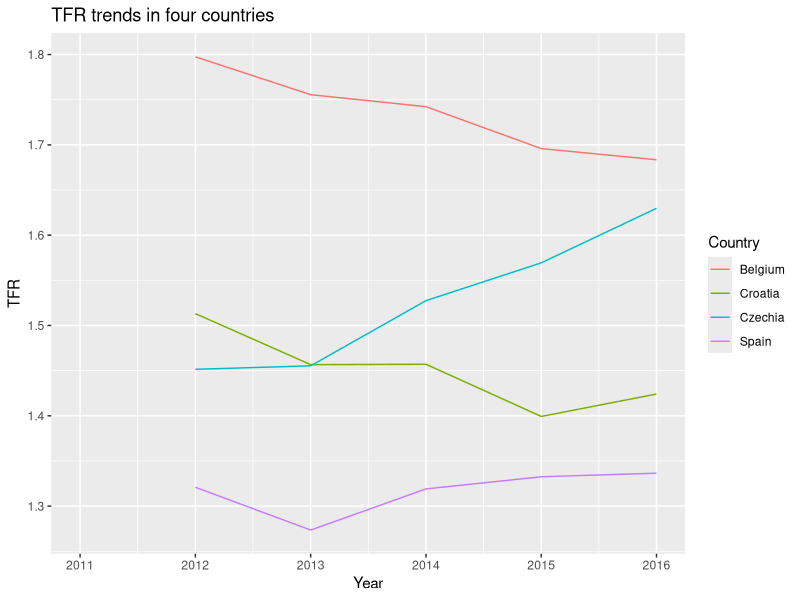
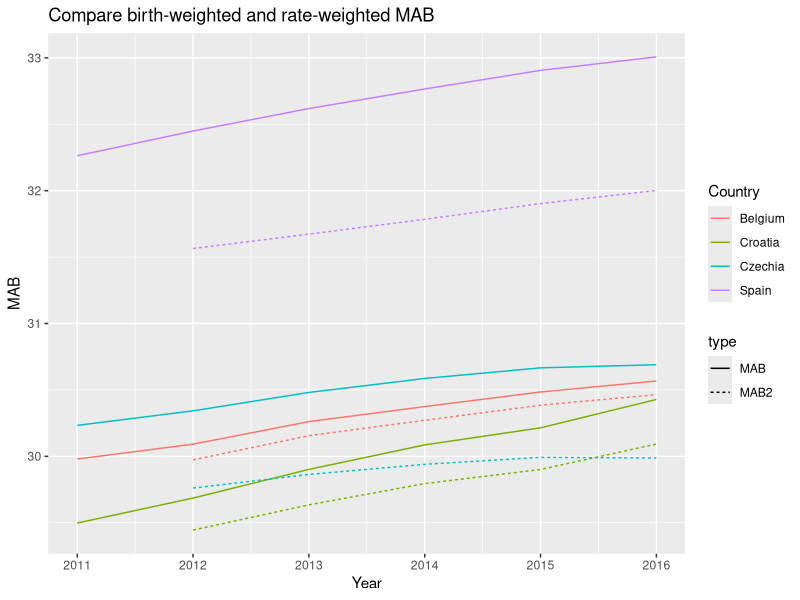

These figures' R source, in order:
## ---- chunk 1
knitr::opts_chunk$set(echo = TRUE)
## ---- chunk 2
# packages we'll need
# install.packages("here")
library(tidyverse)
library(readxl)
library(here)
Wide <- read_excel(path = here("Data", "demo_fasec.xlsx"),
           range = "A10:H158")
glimpse(Wide)
## ---- chunk 3
Long <-
   pivot_longer(data = Wide,
                cols = 3:8,
                names_to = "TIME",
                values_to = "Births")
Long
## ---- chunk 4
# select using column name range
 pivot_longer(data = Wide,
                cols = `2011`:`2016`,
                names_to = "TIME",
                values_to = "Births")

 pivot_longer(data = Wide,
                cols = where(is.double),
                names_to = "TIME",
                values_to = "Births")
## ---- chunk 5
Long <- 
  select(.data = Long,
       Country = `GEO/TIME`,
       Age = AGE,
       Year = TIME,
       Births)
glimpse(Long)
## ---- chunk 6
Long <-
# step 1, read it in
  read_excel(
    path = here("Data", "demo_fasec.xlsx"),
    range = "A10:H158") %>% 
  
# step 2, stack the years
  pivot_longer(
    cols = `2011`:`2016`,
    names_to = "Year",
    values_to = "Births"
  ) %>% 
  
# step 3 select and rename columns the way we want
  select(
    Country = `GEO/TIME`,
    Year,
    Age = AGE,
    Births)
## ---- chunk 7
Long %>% 
  pull(Age) %>% 
  unique()
## ---- chunk 8
library(readr)
# example so you understand logical selection
  # Long %>% 
  # mutate(my_selector = Country == "Czechia" & Year == "2011") %>% 
  # filter(my_selector) %>% 
  # mutate(TOT = Births[Age == "Total"])

# but this way is better!
 Long %>% 
   
   # select subset for this example to demonstrate the logic of it
  filter(Country == "Czechia",
         Year == "2011") %>% 
   
   # move Total births up to a column
  mutate(TOT = Births[Age == "Total"]) %>% 
   
   # now we can throw out Total and Unknown ages
  filter(!Age %in% c("Total","Unknown")) %>% 
   
   # redistribute births with known age of mother
   # so that they add up to the total!
  mutate(Fraction = Births / sum(Births),
         Births = TOT * Fraction,
         
         # pick out the integer part of age from the character strings
         Age = parse_number(Age)) %>% 
   
   # remove temporary / instrumental columns
  select(-TOT, -Fraction) 
## ---- chunk 9
a <- rnorm(10)
a[a >= 0]
my_selector <- a >= 0
a[!my_selector]
## ---- chunk 10
Births <-
# step 1, read it in
  read_excel(
    path = here("Data", "demo_fasec.xlsx"),
    range = "A10:H158") %>% 
  
# step 2, stack the years
  pivot_longer(
    cols = `2011`:`2016`,
    names_to = "Year",
    values_to = "Births"
  ) %>% 
  
# step 3 select and rename columns the way we want
  select(
    Country = `GEO/TIME`,
    Year,
    Age = AGE,
    Births) %>% 
   
  # step 4 declare groups on each unique combination of Country and Year
  # that is present in these data. This creates independent groups!
  group_by(Country, Year) %>% 

   # 5 move Total births up to a column
  mutate(TOT = Births[Age == "Total"]) %>% 
   
   # 6 now we can throw out Total and Unknown ages
  filter(!Age %in% c("Total","Unknown")) %>% 
   
   # 7 redistribute births with known age of mother
   # so that they add up to the total!
  mutate(Fraction = Births / sum(Births),
         Births = TOT * Fraction,
         
         # pick out the integer part of age from the character strings
         Age = parse_number(Age)) %>% 
   
   # 8 remove temporary / instrumental columns
  select(-TOT, -Fraction) %>% 
  
  # 9 remove the groups!
  ungroup()
## ---- chunk 11
# The data are clean, let's calculate something!
MAB <-
  
  # the incoming data object, Births
  Births %>% 
  
  # apply groups
  group_by(Country, Year) %>% 
  
  # define the summary measure
  summarize(MAB = sum(Age * Births) / sum(Births) + .5,
            # remove unneeded groups
            .groups = "drop")
## ---- chunk 12
Pop <-
  
  # First read in a cell range from the spreadsheet
  read_excel(path = here("Data", "demo_pjan.xlsx"),
           range = "A10:CZ510",
           # this time it's necessary to declare the NA code
           na = ":") %>% 
  
  pivot_longer(cols = `Less than 1 year`:`Unknown`,
              names_to = "Age",
              values_to = "Population") %>% 
  
  filter(!is.na(Population))
## ---- chunk 13
Pop %>% 
  pull(Age) %>% 
  unique()
## ---- chunk 14
Pop <-
  
  # incoming population data
  Pop %>% 
  
  # recode age, accounting for all cases, assinging NA to Unknown
  mutate(Age = case_when(
    Age == "Less than 1 year" ~ 0,
    Age == "Open-ended age class" ~ 100,
    Age == "Unknown" ~ NA_real_,
    TRUE ~ parse_number(Age)
  )) %>% 
  
  # select the columns we want to keep and rename as needed
  select(Country = `GEO/AGE`,
         Year = TIME,
         Age,
         Population)
## ---- chunk 15
x <- 0:20
abc <- letters[1:21]
x %% 2
x %% 2 == 0
case_when(x %% 3 == 0 ~ "Maybe tomorrow will be better",
          x %% 2 == 0 ~ "Today is a good day",
          TRUE ~ "Tomorrow for sure excellent")
## ---- chunk 16
Pop <-
  Pop %>% 
  
  group_by(Country, Year) %>% 
  
  mutate(UNK = Population[is.na(Age)],
         # fills created NAs with 0s, because missing Unknowns
         # just means that there were none
         UNK = ifelse(is.na(UNK), 0, UNK)) %>% 
  
  # throw out the NA ages (unknowns)
  filter(!is.na(Age)) %>% 
  
  # redistribution as a 1-liner,
  # Population / sum(Population) is what we called Fraction before
  mutate(Population = Population + Population / sum(Population) * UNK,
         Year = as.integer(Year)) %>% 
  
  # remove groups no longer needed
  ungroup() %>% 
  
  # remove unneeded column
  select(-UNK)
## ---- chunk 17
Pop <-
# incoming population data
  Pop %>% 
  
  # move Year back by one so that it becomes
  # Dec 31
  mutate(Year = Year - 1) %>% 
  
  # rename to P2 so we don't get confused
  rename(P2 = Population) %>% 
  
  # join back to P1, STRICTLY, only overlapping cases
  inner_join(Pop, by = c("Country", "Year","Age")) %>% 
  
  # call the 'new' Population one P1
  rename(P1 = Population) %>% 
  
  # Calculate Exposure approximation
  mutate(Exposure = (P1 + P2) / 2)
## ---- chunk 18
Pop <-
  read_excel(path = here("Data", "demo_pjan.xlsx"),
           range = "A10:CZ510",
           na = ":") %>% 
  pivot_longer(cols = `Less than 1 year`:`Unknown`,
              names_to = "Age",
              values_to = "Population") %>% 
  filter(!is.na(Population)) %>% 
  mutate(
    Age = case_when(
    Age == "Less than 1 year" ~ 0,
    Age == "Open-ended age class" ~ 100,
    Age == "Unknown" ~ NA_real_,
    TRUE ~ parse_number(Age)
  )) %>% 
  select(
    Country = `GEO/AGE`,
    Year = TIME,
    Age,
    Population) %>% 
  group_by(Country, Year) %>% 
  mutate(UNK = Population[is.na(Age)],
         UNK = ifelse(is.na(UNK), 0, UNK)) %>% 
  filter(!is.na(Age)) %>% 
  mutate(Population = Population + Population / sum(Population) * UNK,
         Year = as.integer(Year)) %>% 
  ungroup() %>% 
  select(-UNK)

Pop <-
  Pop %>% 
  mutate(Year = Year - 1) %>% 
  rename(P2 = Population) %>% 
  inner_join(Pop, by = c("Country", "Year","Age")) %>% 
  rename(P1 = Population) %>% 
  mutate(Exposure = (P1 + P2) / 2)
## ---- chunk 19
ASFR <-
  Births %>% 
  mutate(Year = as.integer(Year)) %>% 
  inner_join(Pop, by = c("Country","Year","Age")) %>% 
  mutate(ASFR = Births / Exposure) %>% 
  arrange(Country, Year, Age)
## ---- chunk 20
MAB <-
  MAB %>% 
  mutate(Year = as.integer(Year))

Fert <-
  ASFR %>% 
  group_by(Country, Year) %>% 
  summarize(TFR = sum(ASFR),
            MAB2 = sum(Age * ASFR) / TFR + .5,
            .groups = "drop") %>% 
  full_join(MAB, by = c("Country","Year"))
## ---- chunk 21
Fert %>% 
  ggplot(aes(x = Year, y = TFR, group = Country, color = Country)) +
  geom_line() +
  labs(title = "TFR trends in four countries")
## ---- chunk 22
Fert %>% 
  select(-TFR) %>% 
  pivot_longer(MAB:MAB2, 
               names_to = "type",
               values_to = "MAB") %>% 
  filter(!is.na(MAB)) %>% 
  ggplot(aes(x = Year, 
             y = MAB, 
             group = interaction(Country, type), 
             linetype = type, 
             color = Country)) +
  geom_line() +
  labs(title = "Compare birth-weighted and rate-weighted MAB")
